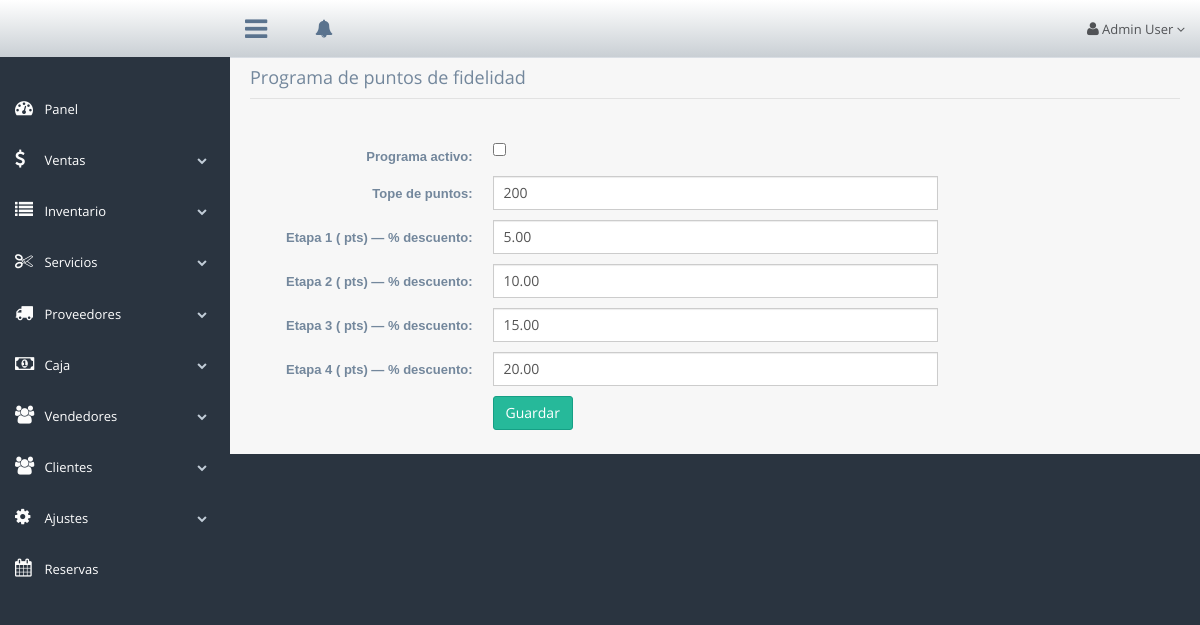
/index.php/loyalty_points (signed in), run on the app's committed database.
### tables this page shows
CREATE TABLE `loyalty_settings` (
  `enabled` tinyint(1) NOT NULL DEFAULT 0,
  `points_ceiling` int(11) NOT NULL DEFAULT 100,
  `tier1_discount_rate` decimal(5,2) NOT NULL DEFAULT 5.00,
  `tier2_discount_rate` decimal(5,2) NOT NULL DEFAULT 10.00,
  `tier3_discount_rate` decimal(5,2) NOT NULL DEFAULT 15.00,
  `tier4_discount_rate` decimal(5,2) NOT NULL DEFAULT 20.00
);

### application/core/MY_Controller.php (called while the page is built, shortened)
<?php (defined('BASEPATH')) OR exit('No direct script access allowed');
class Admin_Controller extends MX_Controller{
	protected $header_data = array();
	protected $content_data = array();
	protected $footer_data = array();
	public function __construct(){
		$this->load->model('settings_mdl');
		$this->header_data['company_name'] = $this->settings_mdl->get('company_name', 'Conceptos');
	}
	protected function renderPanel( $content_view = '' ){
		$content_view = empty($content_view) ? 'panel.php' : $content_view . '.php';
		$this->load->view('header',$this->header_data);
		$this->load->view($content_view,$this->content_data);
		$this->load->view('footer',$this->footer_data);
	}
}

### application/controllers/Loyalty_points.php (called while the page is built, shortened)
<?php if( !defined('BASEPATH') ){ exit(); }
class Loyalty_points extends Admin_Controller{
	public function index(){
		$this->content_data['settings'] = $this->loyalty_points_mdl->getSettings();
		$this->renderPanel('form_loyalty_settings');
	}
}

### index.php (called while the page is built, shortened)
<?php
require_once BASEPATH.'core/CodeIgniter.php';

### application/third_party/MX/Controller.php (called while the page is built, shortened)
<?php (defined('BASEPATH')) OR exit('No direct script access allowed');
class MX_Controller
{
	public function __get($class)
	{
		return CI::$APP->$class;
	}
}

### application/models/Loyalty_points_mdl.php (called while the page is built, shortened)
<?php if( !defined('BASEPATH') ){ exit(); }
class Loyalty_points_mdl extends CI_Model{
	public function getSettings(){
		return $this->db->get('loyalty_settings')->row();
	}
}

### application/views/form_loyalty_settings.php (the view, shortened to what this page needs)
<h4 class="section-title">Programa de puntos de fidelidad</h4>
<form id="form" action="" method="post" class="form-horizontal form-label-left" data-parsley-validate autocomplete="off" onsubmit="return false;">
	<div class="form-group">
		<label class="control-label col-md-3 col-sm-3 col-xs-12" for="enabled">Programa activo:
        </label>
		<div class="col-md-6 col-sm-6 col-xs-12">
            <input type="checkbox" name="enabled" id="enabled" value="1" <?php echo $settings->enabled ? 'checked' : ''; ?>>
        </div>
	</div>
	<div class="form-group">
		<label class="control-label col-md-3 col-sm-3 col-xs-12" for="points_ceiling">Tope de puntos:
        </label>
		<div class="col-md-6 col-sm-6 col-xs-12">
            <input type="text" data-parsley-type="number" name="points_ceiling" id="points_ceiling" required="required" class="form-control col-md-7 col-xs-12" value="<?php echo $settings->points_ceiling; ?>">
        </div>
	</div>
	<div class="form-group">
		<label class="control-label col-md-3 col-sm-3 col-xs-12" for="tier1_discount_rate">Etapa 1 (<span class="tier-threshold" data-n="1"></span> pts) — % descuento:
        </label>
		<div class="col-md-6 col-sm-6 col-xs-12">
            <input type="text" data-parsley-type="number" name="tier1_discount_rate" id="tier1_discount_rate" required="required" class="form-control col-md-7 col-xs-12" value="<?php echo $settings->tier1_discount_rate; ?>">
        </div>
	</div>
	<div class="form-group">
		<label class="control-label col-md-3 col-sm-3 col-xs-12" for="tier2_discount_rate">Etapa 2 (<span class="tier-threshold" data-n="2"></span> pts) — % descuento:
        </label>
		<div class="col-md-6 col-sm-6 col-xs-12">
            <input type="text" data-parsley-type="number" name="tier2_discount_rate" id="tier2_discount_rate" required="required" class="form-control col-md-7 col-xs-12" value="<?php echo $settings->tier2_discount_rate; ?>">
        </div>
	</div>
	<div class="form-group">
		<label class="control-label col-md-3 col-sm-3 col-xs-12" for="tier3_discount_rate">Etapa 3 (<span class="tier-threshold" data-n="3"></span> pts) — % descuento:
        </label>
		<div class="col-md-6 col-sm-6 col-xs-12">
            <input type="text" data-parsley-type="number" name="tier3_discount_rate" id="tier3_discount_rate" required="required" class="form-control col-md-7 col-xs-12" value="<?php echo $settings->tier3_discount_rate; ?>">
        </div>
	</div>
	<div class="form-group">
		<label class="control-label col-md-3 col-sm-3 col-xs-12" for="tier4_discount_rate">Etapa 4 (<span class="tier-threshold" data-n="4"></span> pts) — % descuento:
        </label>
		<div class="col-md-6 col-sm-6 col-xs-12">
            <input type="text" data-parsley-type="number" name="tier4_discount_rate" id="tier4_discount_rate" required="required" class="form-control col-md-7 col-xs-12" value="<?php echo $settings->tier4_discount_rate; ?>">
        </div>
	</div>
	<div class="form-group">
		<div class="col-md-offset-3 col-sm-offset-3 col-md-3 col-sm-3">
			<button class="btn btn-success" id="btn-submit" type="submit">Guardar</button>
		</div>
	</div>
</form>

### assets/css/admin.css (style rules this page uses)
body,html { height: 100%; }
body { font-family: 'OpenSans', sans-serif; }
.section-title { margin-bottom: 40px; border-bottom: 1px solid #e2e2e2; padding-bottom: 10px; }

### data on the page
loyalty_settings: points_ceiling "200", tier1_discount_rate "5.00", tier2_discount_rate "10.00", tier3_discount_rate "15.00", tier4_discount_rate "20.00"

### other printed values
$this->session->userdata('admin_name') "Admin User"
